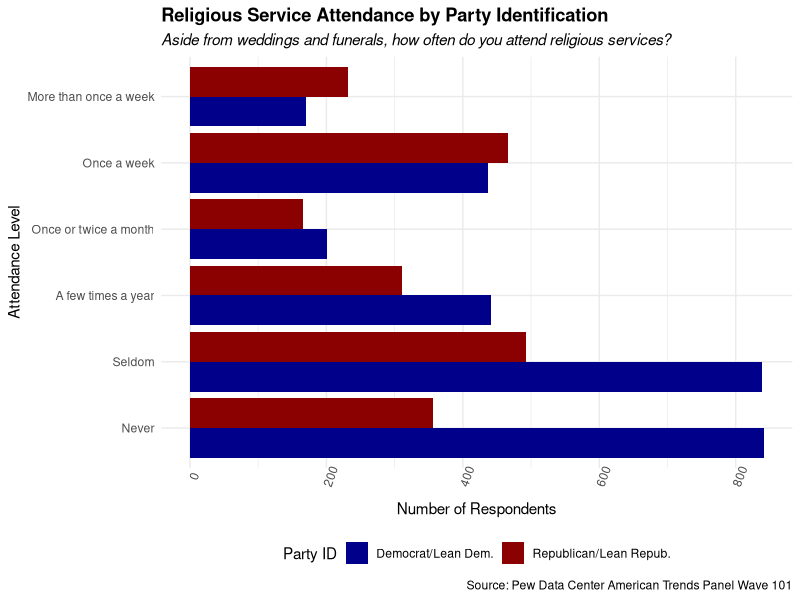
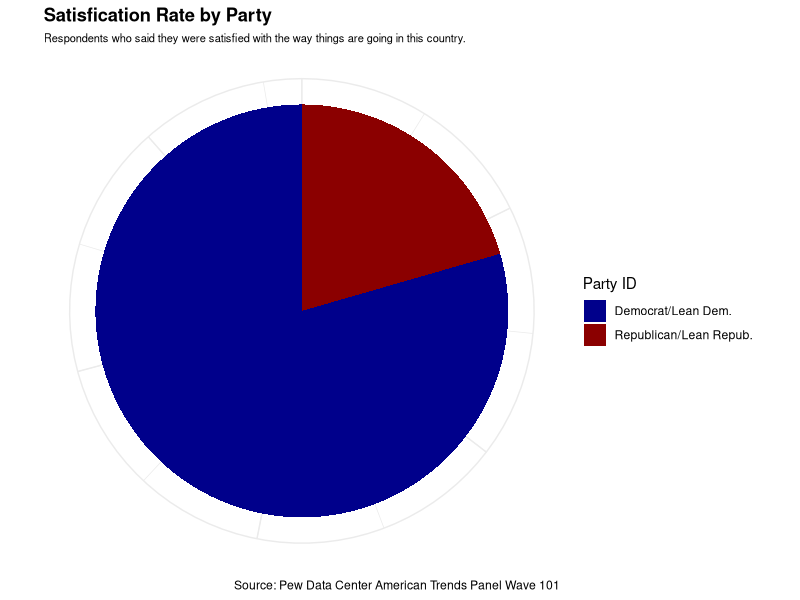
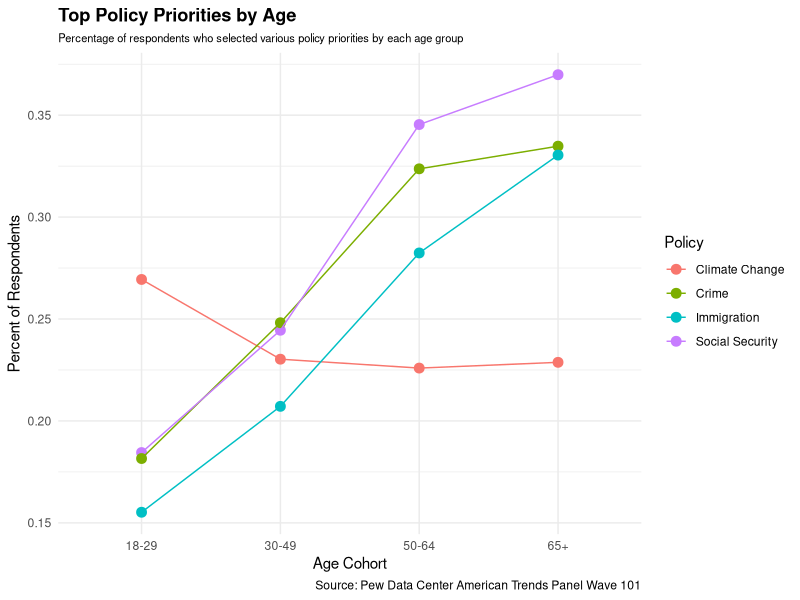
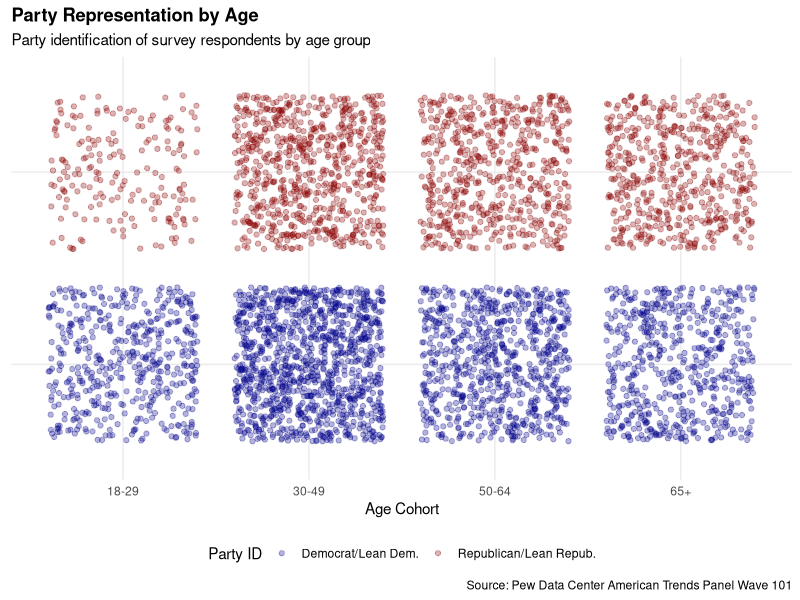

Write the R code that produced these figures, in order.
## ---- chunk 1
#| echo: false
#| message: false
 
library (tidyverse)
library (haven)

# this file is in the .ignore
data <- read_sav("data/ATP_W101.sav")

## ---- chunk 2
#| code-fold: true
#| code-summary: "Show data cleaning code"
#| message: false

# create data for first chart
chart1data <- data %>%
  filter(F_PARTYSUM_FINAL == 1 | F_PARTYSUM_FINAL == 2 ) %>%
  mutate(parties = case_when(F_PARTYSUM_FINAL == 1 ~"Republican/Lean Repub.", 
                             F_PARTYSUM_FINAL == 2 ~ "Democrat/Lean Dem.", 
                             TRUE~NA_character_)) %>%
  mutate(religiousactivity = case_when(F_ATTEND ==1 ~ "More than once a week", 
                                       F_ATTEND == 2 ~ "Once a week", 
                                       F_ATTEND == 3 ~ "Once or twice a month", 
                                       F_ATTEND ==4 ~ "A few times a year", 
                                       F_ATTEND ==5 ~ "Seldom", 
                                       F_ATTEND ==6 ~ "Never", 
                                       TRUE~NA_character_ ))

# create levels for religious activity variable
rel_levels = c("Never", "Seldom", "A few times a year", "Once or twice a month", "Once a week", "More than once a week")  

# factor the religious activity variable
chart1data <- chart1data %>% 
  mutate(religiousactivity = factor(religiousactivity, levels = rel_levels))
## ---- chunk 3
#| code-fold: true
#| code-summary: "Show code for chart"
#| message: false

chart1 <- chart1data %>% 
  filter(!is.na(religiousactivity)) %>%
  ggplot(aes(religiousactivity, fill=parties)) +
  geom_bar(position = "dodge") +
  scale_fill_manual(values = c("darkblue", "darkred")) +
  coord_flip() +
  theme_minimal() +
  labs(
    title = "Religious Service Attendance by Party Identification",
    subtitle = "Aside from weddings and funerals, how often do you attend religious services?",
    x = "Attendance Level",
    y = "Number of Respondents",
    caption = "Source: Pew Data Center American Trends Panel Wave 101",
    fill = "Party ID"
  ) +
  theme(
    axis.text.x = element_text(angle = 70), 
    legend.position = "bottom",
    plot.title = element_text(face = "bold"),
    plot.subtitle = element_text(face = "italic")
  )

chart1
## ---- chunk 4
#| code-fold: true
#| code-summary: "Show data cleaning code"
#| message: false

chart2data <- chart1data %>%
  filter(SATIS_W101 != 99) %>%
  mutate(satisfied = ifelse(SATIS_W101==1, 1, 0)) %>%
  mutate(notsatisfied = ifelse(SATIS_W101==2, 1, 0)) %>%
  group_by(parties) %>%
  summarize(satisfied = sum(satisfied), notsatisfied = sum(notsatisfied))

## ---- chunk 5
#| code-fold: true
#| code-summary: "Show code for chart"
#| message: false

chart2 <- chart2data %>%
  ggplot(aes (x = "", y = satisfied, fill=parties)) +
  geom_col() +
  coord_polar("y", start=0) +
  scale_fill_manual(values = c("darkblue", "darkred")) +
  theme_minimal() +
  theme(
    axis.text = element_blank(),
    axis.ticks = element_blank(), 
    axis.title = element_blank(),
    axis.line = element_blank(),
    plot.subtitle = element_text(size = 8),
    plot.title = element_text(face = "bold"),
  ) + 
  labs(
    title = "Satisfication Rate by Party",
    subtitle = "Respondents who said they were satisfied with the way things are going in this country.",
    caption = "Source: Pew Data Center American Trends Panel Wave 101",
    fill = "Party ID")

chart2
  
## ---- chunk 6
#| code-fold: true
#| code-summary: "Show data cleaning code"
#| message: false

chart3data <- data %>%
  filter(F_AGECAT != 99) %>%
  mutate(age = case_when(F_AGECAT ==1 ~"18-29", 
                         F_AGECAT==2 ~ "30-49", 
                         F_AGECAT==3 ~ "50-64", 
                         F_AGECAT ==4 ~ "65+", 
                         TRUE~NA_character_ )) %>%
  group_by(age) %>%
  summarize(ss = sum(PRIPRES_SC_W101==1, na.rm = TRUE),
            climate = sum(PRIPRES_GCC_W101==1, na.rm = TRUE), 
            crime = sum(PRIPRES_CRI_W101==1, na.rm = TRUE), 
            immigration = sum(PRIPRES_IMM_W101==1, na.rm = TRUE)) %>%
  pivot_longer(cols = 2:5, names_to = "Policy", values_to = "count")

ages <- data %>% 
  filter(F_AGECAT != 99) %>%
  mutate(age = case_when(F_AGECAT ==1 ~"18-29", 
                         F_AGECAT==2 ~ "30-49", 
                         F_AGECAT==3 ~ "50-64", 
                         F_AGECAT ==4 ~ "65+", 
                         TRUE~NA_character_ )) %>% 
  group_by(age) %>% 
  summarize(total = n())

chart3data2 <- chart3data %>% 
  left_join(ages, by = "age") %>% 
  mutate(percent = count/total)

## ---- chunk 7
#| code-fold: true
#| code-summary: "Show graph code"
#| message: false

chart3 <- chart3data2 %>%
  ggplot(aes(age, percent, color = Policy)) +
  geom_point(size = 3) +
  geom_line(aes(group = Policy)) + 
  theme_minimal() +
  scale_color_discrete(labels = c("Climate Change", "Crime", "Immigration", "Social Security"))+
  labs(
    title = "Top Policy Priorities by Age",
    subtitle = "Percentage of respondents who selected various policy priorities by each age group",
    x = "Age Cohort",
    y = "Percent of Respondents",
    caption = "Source: Pew Data Center American Trends Panel Wave 101"
  ) +
  theme(
    plot.title = element_text(face = "bold"),
    plot.subtitle = element_text(size = 8)
  )

chart3  

## ---- chunk 8
#| code-fold: true
#| code-summary: "Show cleaning code"
#| message: false

chart4data <- data %>%
  filter(F_AGECAT != 99) %>%
  mutate(age = case_when(F_AGECAT ==1 ~"18-29", 
                         F_AGECAT==2 ~ "30-49", 
                         F_AGECAT==3 ~ "50-64", 
                         F_AGECAT ==4 ~ "65+", TRUE~NA_character_ )) %>%
  filter(F_PARTYSUM_FINAL == 1 | F_PARTYSUM_FINAL == 2 ) %>%
  mutate(parties = case_when(F_PARTYSUM_FINAL == 1 ~"Republican/Lean Repub.", 
                             F_PARTYSUM_FINAL == 2 ~ "Democrat/Lean Dem.", 
                             TRUE~NA_character_)) 

## ---- chunk 9
#| code-fold: true
#| code-summary: "Show graph code"
#| message: false

chart4 <- chart4data %>%
  ggplot (aes(age, parties, color = parties)) +
  geom_jitter(alpha=0.3) +
  scale_color_manual(values = c("darkblue", "darkred")) +
  theme_minimal()+
  theme (axis.text.y = element_blank(), 
         legend.position = "bottom",
         plot.title = element_text(face = "bold"),
         axis.title.y = element_blank()) +
  labs(
    title = "Party Representation by Age",
    subtitle = "Party identification of survey respondents by age group",
    x = "Age Cohort",
    caption = "Source: Pew Data Center American Trends Panel Wave 101",
    color = "Party ID"
    )

chart4
